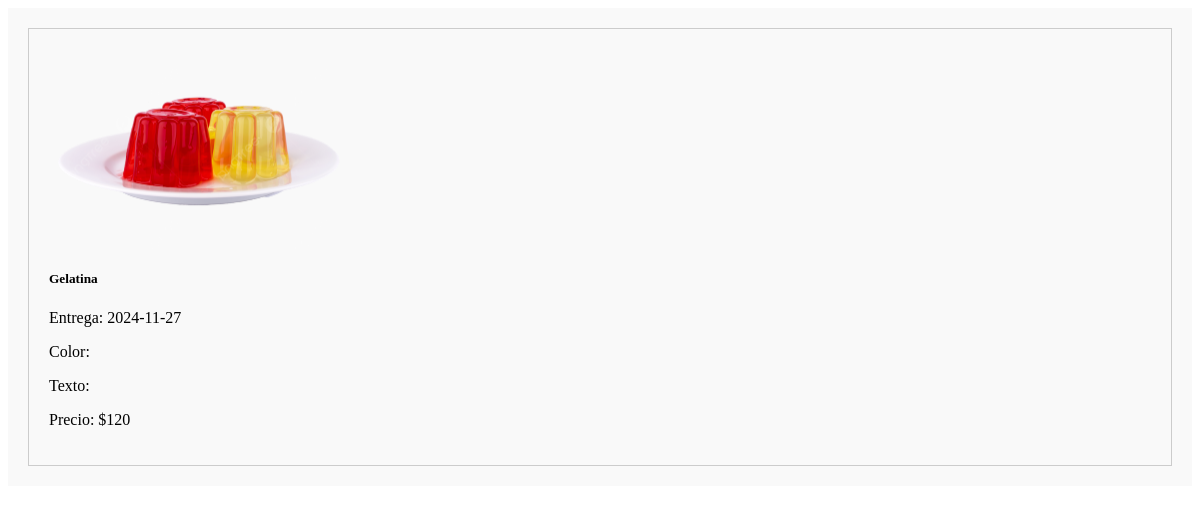
/Controlador/read_articulos.php?id_pedido=57, run on an earlier commit of the app's database.
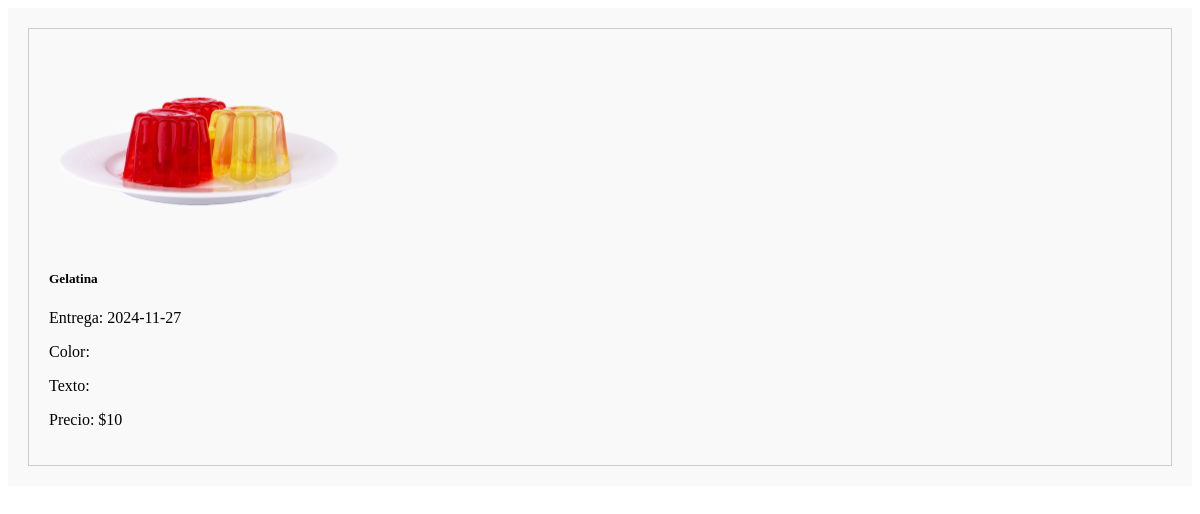
And on a later commit of the database.
### tables this page shows
CREATE TABLE `pedido_articulos` (
  `id` int(11) NOT NULL AUTO_INCREMENT COMMENT 'Guarda el id de la descripcion del pedido',
  `pedido_id` int(11) NOT NULL COMMENT 'Guarda el numero identificador del pedido',
  `pastel_id` int(11) NOT NULL COMMENT 'Guarda el numero identificador del pastel con el que se relaciona el pedido',
  `fecEntrega` date NOT NULL COMMENT 'Guarda la fecha de entrega del pastel',
  `color` varchar(30) DEFAULT NULL COMMENT 'Guarda el color del pastel',
  `texto` varchar(50) DEFAULT NULL COMMENT 'Guarda el texto que tendra del pastel',
  PRIMARY KEY (`id`),
  KEY `pedido_id` (`pedido_id`),
  KEY `pastel_id` (`pastel_id`),
  CONSTRAINT `pedido_articulos_ibfk_1` FOREIGN KEY (`pedido_id`) REFERENCES `pedidos` (`id`) ON DELETE CASCADE ON UPDATE CASCADE,
  CONSTRAINT `pedido_articulos_ibfk_2` FOREIGN KEY (`pastel_id`) REFERENCES `pasteles` (`id_pastel`) ON DELETE CASCADE ON UPDATE CASCADE
);

CREATE TABLE `pasteles` (
  `id_pastel` int(11) NOT NULL COMMENT 'Guarda el numero identificador del pastel',
  `nombreP` varchar(20) NOT NULL COMMENT 'Guarda el nombre del pastel',
  `descripcion` text NOT NULL COMMENT 'Guarda una descripcion de lo que contiene el pastel',
  `precio` double NOT NULL DEFAULT 0 COMMENT 'Guarda el precio del pastel',
  `visualizacion` varchar(15) NOT NULL COMMENT 'Se alamacena visualizar o ocultar dependiendo si se desea visualizar el pastel',
  PRIMARY KEY (`id_pastel`)
);

### Controlador/read_articulos.php (the view, shortened to what this page needs)
<?php
require '../Modelo/conexion/conexion.php';
$id_pedido = isset($_GET['id_pedido']) ? intval($_GET['id_pedido']) : 0;
$consulta = "SELECT pa.pastel_id, pa.color, pa.texto,pa.fecEntrega, p.nombreP, p.precio
             FROM pedido_articulos pa
             JOIN pasteles p ON pa.pastel_id = p.id_pastel
             WHERE pa.pedido_id = $id_pedido";
$resultado = mysqli_query($conexion, $consulta);
?>
<section class="container specials">
    <div class="slider-scroll">
        <?php
            foreach ($resultado as $row) {
                $nombre_pastel = $row['nombreP'];
                $imagen = "../Static/img/Productos/" . $nombre_pastel . ".png";
        ?>
            <div class="card" style="width: 200px; margin: 10px;">
                <img src="<?php echo htmlspecialchars($imagen); ?>" class="card-img-top" alt="<?php echo htmlspecialchars($nombre_pastel); ?>">
                <div class="card-body">
                    <h5 class="card-title"><?php echo htmlspecialchars($nombre_pastel); ?></h5>
                    <p class="card-text">Entrega: <?php echo htmlspecialchars($row['fecEntrega']); ?></p>
                    <p class="card-text">Color: <?php echo htmlspecialchars($row['color']); ?></p>
                    <p class="card-text">Texto: <?php echo htmlspecialchars($row['texto']); ?></p>
                    <p class="card-text">Precio: $<?php echo htmlspecialchars($row['precio']); ?></p>
                </div>
            </div>
        <?php
            }
        ?>
    </div>
</section>

What changed in the data, as far as the page shows it:
changed through a linked row, pedido_articulos "Gelatina": pastel.precio "120" → "10"
